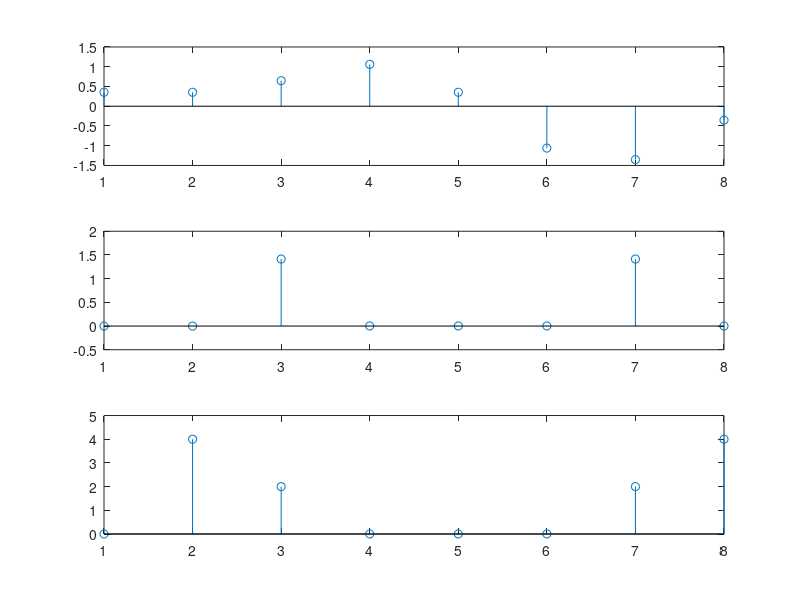

This figure's MATLAB source:
clc;
clear all;
close all;
%user defined fun
x2= [0.3535 0.3535 0.6464 1.0607 0.3535 -1.0607 -1.3535 -0.355]; %x(n)
N=8; %8 poit dft
X=[];
Xmag=[];
sum=0;
for m=0:N-1
    for n=0:N-1
        sum=sum+ x2(n+1)*exp(-j*2*pi*n*m/N);
    end
    X=[X sum];
    Xmag= [Xmag abs(sum)];
    sum=0;
end
subplot(3,1,1);
stem(x2);
title("");

subplot(3,1,2);
stem(X);
title('');
subplot(3,1,3);
stem(Xmag);
title("");

